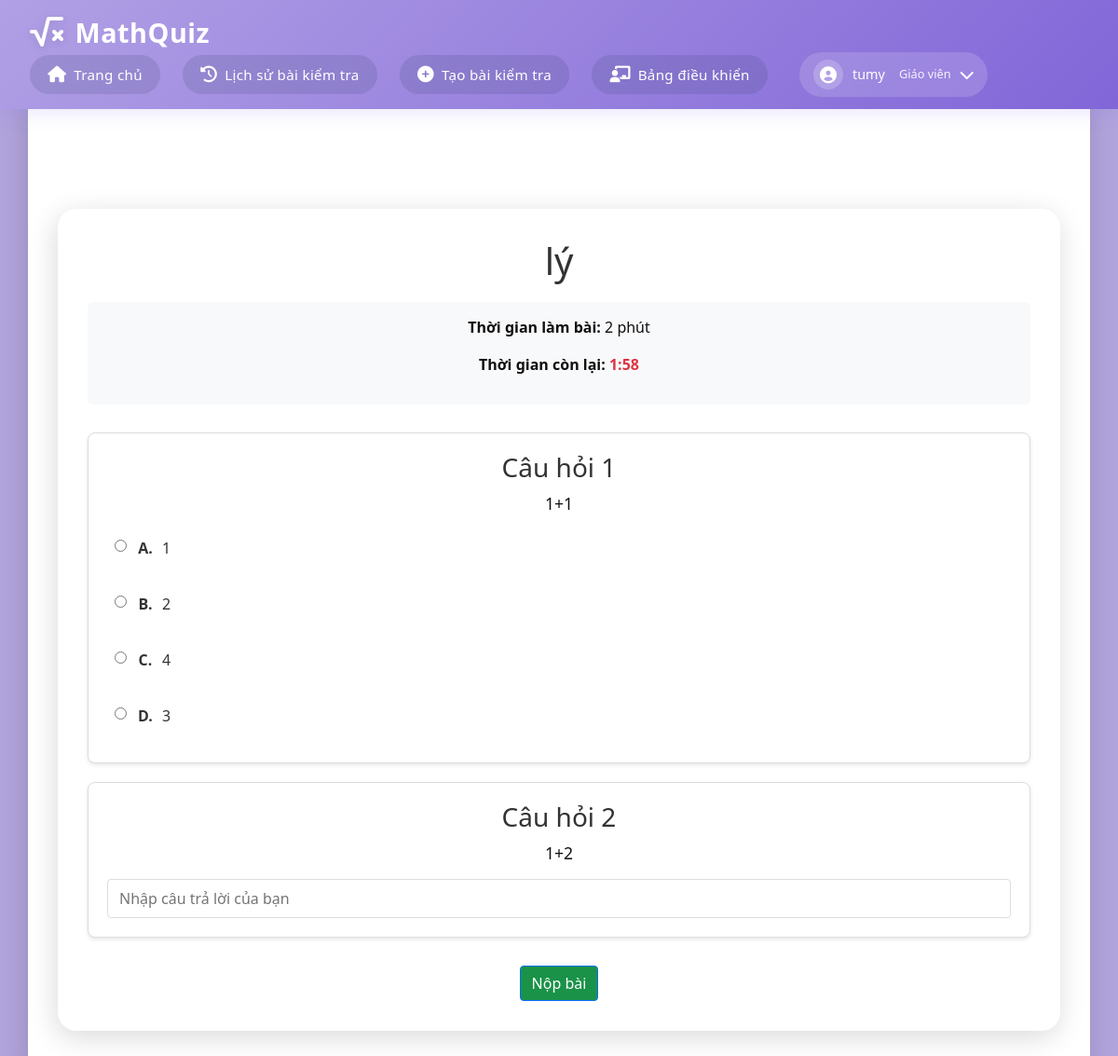
/take_quiz/20 (signed in), run on the app's committed database.
### app.py (models this page shows)
class Quiz(db.Model):
    id = db.Column(db.Integer, primary_key=True)
    title = db.Column(db.String(200), nullable=False)
    quiz_code = db.Column(db.String(10), unique=True, nullable=True, server_default=None)  # Make it nullable with default None
    teacher_id = db.Column(db.Integer, db.ForeignKey('user.id'), nullable=False)
    start_time = db.Column(db.DateTime, nullable=False)
    end_time = db.Column(db.DateTime, nullable=False)
    duration = db.Column(db.Integer, nullable=False)  # in minutes
    max_attempts = db.Column(db.Integer, nullable=True, default=None)  # Số lần làm bài tối đa
    is_public = db.Column(db.Boolean, default=False)  # Thêm trường is_public
    questions = db.relationship('Question', backref='quiz', lazy=True)
    teacher = db.relationship('User', backref='quizzes', lazy=True)

class Question(db.Model):
    id = db.Column(db.Integer, primary_key=True)
    quiz_id = db.Column(db.Integer, db.ForeignKey('quiz.id'), nullable=False)
    question_text = db.Column(db.String(500), nullable=False)
    question_type = db.Column(db.String(20), nullable=False)  # 'multiple_choice' or other types
    correct_answer = db.Column(db.String(500), nullable=False)
    answers = db.relationship('Answer', backref='question', lazy=True)

class Answer(db.Model):
    id = db.Column(db.Integer, primary_key=True)
    question_id = db.Column(db.Integer, db.ForeignKey('question.id'), nullable=False)
    answer_text = db.Column(db.String(500), nullable=False)

### app.py (the view)
@app.route('/take_quiz/<int:quiz_id>')
def take_quiz(quiz_id):
    if 'user_id' not in session:
        flash('Vui lòng đăng nhập để làm bài kiểm tra!', 'error')
        return redirect(url_for('login'))
    quiz = Quiz.query.get_or_404(quiz_id)
    if session['role'] == 'student':
        if not quiz.is_public:
            quiz_code = request.args.get('quiz_code')
            if not quiz_code or quiz_code != quiz.quiz_code:
                flash('Bài kiểm tra này ở chế độ riêng tư. Vui lòng sử dụng mã bài kiểm tra để tham gia!', 'error')
                return redirect(url_for('join_quiz'))
    current_time = datetime.now()  # Sử dụng datetime.now() thay vì utcnow()
    if current_time < quiz.start_time:
        flash('Bài kiểm tra chưa bắt đầu!', 'error')
        return redirect(url_for('home'))
    if current_time > quiz.end_time:
        flash('Bài kiểm tra đã kết thúc!', 'error')
        return redirect(url_for('home'))
    if quiz.max_attempts:
        attempt_count = QuizResult.query.filter_by(
            quiz_id=quiz.id,
            student_id=session['user_id']
        ).count()
        if attempt_count >= quiz.max_attempts:
            flash(f'Bạn đã vượt quá số lần làm bài cho phép ({quiz.max_attempts} lần)!', 'error')
            return redirect(url_for('home'))
    questions = Question.query.filter_by(quiz_id=quiz_id).all()
    print(f"Number of questions: {len(questions)}")
    for q in questions:
        print(f"Question {q.id}: {q.question_text}")
        print(f"Type: {q.question_type}")
        if q.question_type == 'multiple_choice':
            print("Answers:")
            for a in q.answers:
                print(f"- {a.answer_text}")
    return render_template('take_quiz.html', quiz=quiz, questions=questions)

### templates/take_quiz.html (shortened to what this page needs)
{% extends "base.html" %}
{% block content %}
<div class="container">
    <div class="quiz-header">
        <h1>{{ quiz.title }}</h1>
        <div class="quiz-info">
            <p><strong>Thời gian làm bài:</strong> {{ quiz.duration }} phút</p>
            <p><strong>Thời gian còn lại:</strong> <span id="countdown"></span></p>
        </div>
    </div>
    <form method="POST" action="{{ url_for('submit_quiz', quiz_id=quiz.id) }}" id="quiz-form">
        {% for question in questions %}
        <div class="question-card">
            <h3>Câu hỏi {{ loop.index }}</h3>
            <p class="question-text">{{ question.question_text }}</p>
            {% if question.question_type == 'multiple_choice' %}
                <div class="options">
                    {% for answer in question.answers %}
                    <div class="option">
                        <input type="radio"
                               name="answer_{{ question.id }}"
                               id="option_{{ question.id }}_{{ loop.index }}"
                               value="{{ answer.id }}"
                               required>
                        <label for="option_{{ question.id }}_{{ loop.index }}">
                            {% set option_letter = ['A', 'B', 'C', 'D'][loop.index0] %}
                            <span class="option-letter">{{ option_letter }}.</span>
                            {{ answer.answer_text }}
                        </label>
                    </div>
                    {% endfor %}
                </div>
            {% else %}
                <div class="fill-in-blank">
                    <input type="text"
                           name="answer_{{ question.id }}"
                           class="answer-input"
                           placeholder="Nhập câu trả lời của bạn"
                           required>
                </div>
            {% endif %}
        </div>
        {% endfor %}
        <div class="submit-section">
            <button type="submit" class="btn btn-primary" onclick="return confirm('Bạn có chắc chắn muốn nộp bài?');">
                Nộp bài
            </button>
        </div>
    </form>
</div>
{% endblock %}

### static/css/style.css (style rules this page uses)
:root { --primary-color: #9370DB; --secondary-color: #B19CD9; --background-color: linear-gradient(135deg, #9370DB, #9c83ca, #F8F8FF); --text-color: #333; }
* { margin: 0; padding: 0; box-sizing: border-box; }
html, body { height: 100%; margin: 0; display: flex; flex-direction: column; }
body { font-family: Arial, sans-serif; background-color: var(--background-color); color: var(--text-color); line-height: 1.6; height: 100%; width: 100%; margin: 0; }
.container { width: 100%; text-align: center; margin: 30px auto; }
.btn { background-color: #9370DB; color: white; padding: 0.8rem 1.5rem; border: none; border-radius: 4px; cursor: pointer; font-size: 1rem; transition: background-color 0.3s; text-decoration: none; display: inline-block; }
.btn { width: 300px; padding: 12px; font-size: 18px; color: #fff; background-color: #007bff; border: none; border-radius: 4px; cursor: pointer; }
.btn-primary { width: auto; background-color: #1a9248 !important; }
p { margin-top: 20px; color: #110e0e; text-align: center; }

### templates/base.html (style rules this page uses)
:root { --primary-color: #b1a0e5; --secondary-color: #8166d8; --background-color: #b1a4dd; --text-color: #333; --shadow: rgba(112, 87, 219, 0.15); }
body { margin: 0; padding: 0; min-height: 100vh; background: var(--background-color); font-family: 'Segoe UI', system-ui, -apple-system, sans-serif; color: var(--text-color); display: flex; flex-direction: column; }
.container { margin-top: 6rem; margin-bottom: 15px; padding: 2rem; background: white; border-radius: 20px; box-shadow: -2px 7px 30px rgb(0 0 0 / 15%); flex: 1; }

### templates/take_quiz.html (style rules this page uses)
.quiz-header { margin-bottom: 30px; text-align: center; }
.quiz-info { margin: 20px 0; padding: 15px; background-color: #f8f9fa; border-radius: 5px; }
.question-card { background-color: white; border: 1px solid #ddd; border-radius: 8px; padding: 20px; margin-bottom: 20px; box-shadow: 0 2px 4px rgba(0,0,0,0.1); }
.question-text { font-size: 1.1em; margin-bottom: 15px; }
.options { display: flex; flex-direction: column; gap: 10px; }
.option { display: flex; align-items: flex-start; gap: 10px; margin-bottom: 10px; padding: 8px; border-radius: 4px; transition: background-color 0.2s; }
.option input[type="radio"] { margin-top: 3px; }
.option label { flex: 1; cursor: pointer; display: flex; align-items: flex-start; }
.option-letter { font-weight: bold; margin-right: 8px; min-width: 20px; display: inline-block; }
.fill-in-blank input { width: 100%; padding: 8px 12px; border: 1px solid #ddd; border-radius: 4px; font-size: 1em; }
.submit-section { margin-top: 30px; text-align: center; }
#countdown { font-weight: bold; color: #dc3545; }

### data on the page
Quiz: title "lý", duration "2"
Question: question_text "1+1"
Answer: option_letter "A", answer_text "1"
Answer: option_letter "B", answer_text "2"
Answer: option_letter "C", answer_text "4"
Answer: option_letter "D", answer_text "3"
Question: question_text "1+2"

### other printed values
{{ session['username'] }} "tumy"
